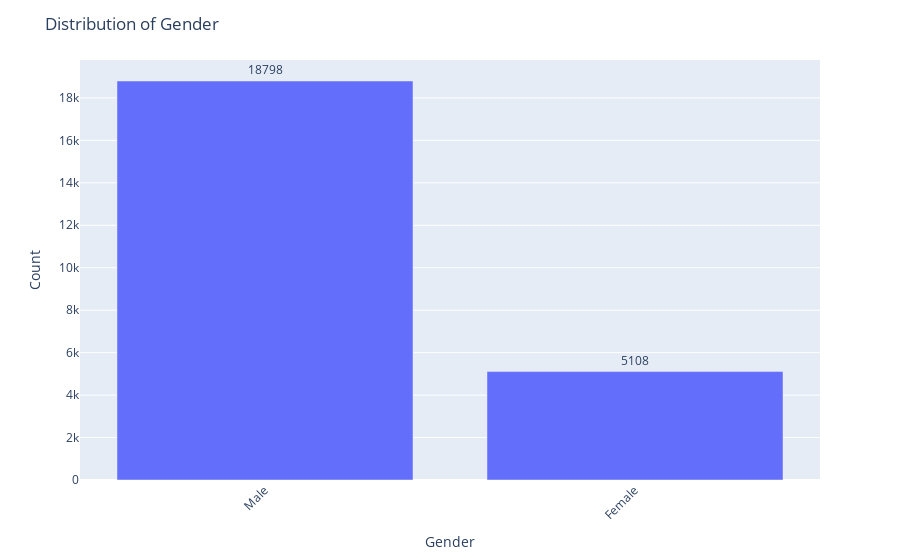

Notebook code cell kept with this figure:
### Code cell
# Distribution of Gender
import plotly.express as px

gender_counts = df['Gender'].value_counts().reset_index()
gender_counts.columns = ['Gender', 'Count']

fig = px.bar(gender_counts, x='Gender', y='Count', text='Count')

fig.update_layout(
    xaxis_title='Gender',
    yaxis_title='Count',
    title='Distribution of Gender',
    xaxis_tickangle=-45
)

fig.update_traces(texttemplate='%{text}', textposition='outside')
fig.show()

### Figure 1 — Plotly figure (JSON) as saved in the notebook; plotly's stock layout.template omitted (floating-point values rounded to 4 significant figures)
{"data": [{"alignmentgroup": "True", "hovertemplate": "Gender=%{x}<br>Count=%{text}<extra></extra>", "legendgroup": "", "marker": {"color": "#636efa", "pattern": {"shape": ""}}, "name": "", "offsetgroup": "", "orientation": "v", "showlegend": false, "text": [18798, 5108], "textposition": "outside", "texttemplate": "%{text}", "type": "bar", "x": ["Male", "Female"], "xaxis": "x", "y": [18798, 5108], "yaxis": "y"}], "layout": {"barmode": "relative", "legend": {"tracegroupgap": 0}, "margin": {"t": 60}, "title": {"text": "Distribution of Gender"}, "xaxis": {"anchor": "y", "domain": [0, 1], "tickangle": -45, "title": {"text": "Gender"}}, "yaxis": {"anchor": "x", "domain": [0, 1], "title": {"text": "Count"}}}}
